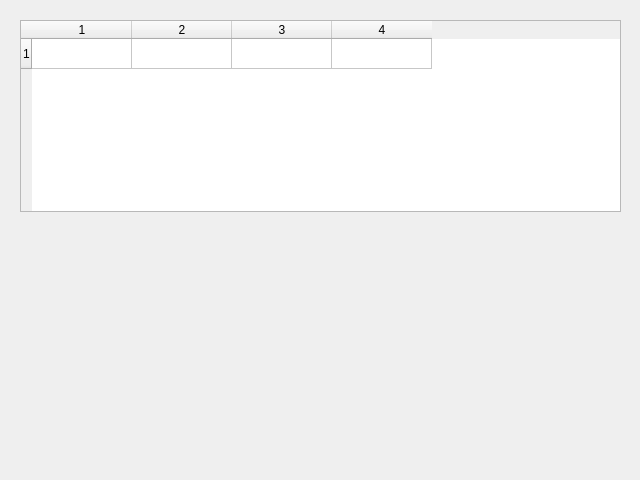
<?xml version="1.0" encoding="UTF-8"?>
<ui version="4.0">
 <class>MainWindow</class>
 <widget class="QMainWindow" name="MainWindow">
  <property name="geometry">
   <rect>
    <x>0</x>
    <y>0</y>
    <width>640</width>
    <height>480</height>
   </rect>
  </property>
  <property name="windowTitle">
   <string>TCP端口转发</string>
  </property>
  <property name="styleSheet">
   <string notr="true"/>
  </property>
  <widget class="QWidget" name="centralwidget">
   <widget class="QWidget" name="">
    <property name="geometry">
     <rect>
      <x>0</x>
      <y>0</y>
      <width>641</width>
      <height>471</height>
     </rect>
    </property>
    <layout class="QGridLayout" name="gridLayout" columnminimumwidth="0">
     <property name="leftMargin">
      <number>20</number>
     </property>
     <property name="topMargin">
      <number>20</number>
     </property>
     <property name="rightMargin">
      <number>20</number>
     </property>
     <property name="bottomMargin">
      <number>20</number>
     </property>
     <item row="0" column="0">
      <widget class="QTableWidget" name="tableWidget">
       <property name="enabled">
        <bool>true</bool>
       </property>
       <property name="sizePolicy">
        <sizepolicy hsizetype="Preferred" vsizetype="Preferred">
         <horstretch>0</horstretch>
         <verstretch>0</verstretch>
        </sizepolicy>
       </property>
       <row>
        <property name="text">
         <string>1</string>
        </property>
       </row>
       <column>
        <property name="text">
         <string>1</string>
        </property>
       </column>
       <column>
        <property name="text">
         <string>2</string>
        </property>
       </column>
       <column>
        <property name="text">
         <string>3</string>
        </property>
       </column>
       <column>
        <property name="text">
         <string>4</string>
        </property>
       </column>
      </widget>
     </item>
     <item row="1" column="0">
      <spacer name="verticalSpacer">
       <property name="orientation">
        <enum>Qt::Vertical</enum>
       </property>
       <property name="sizeHint" stdset="0">
        <size>
         <width>20</width>
         <height>40</height>
        </size>
       </property>
      </spacer>
     </item>
    </layout>
   </widget>
  </widget>
 </widget>
 <resources/>
 <connections/>
</ui>
